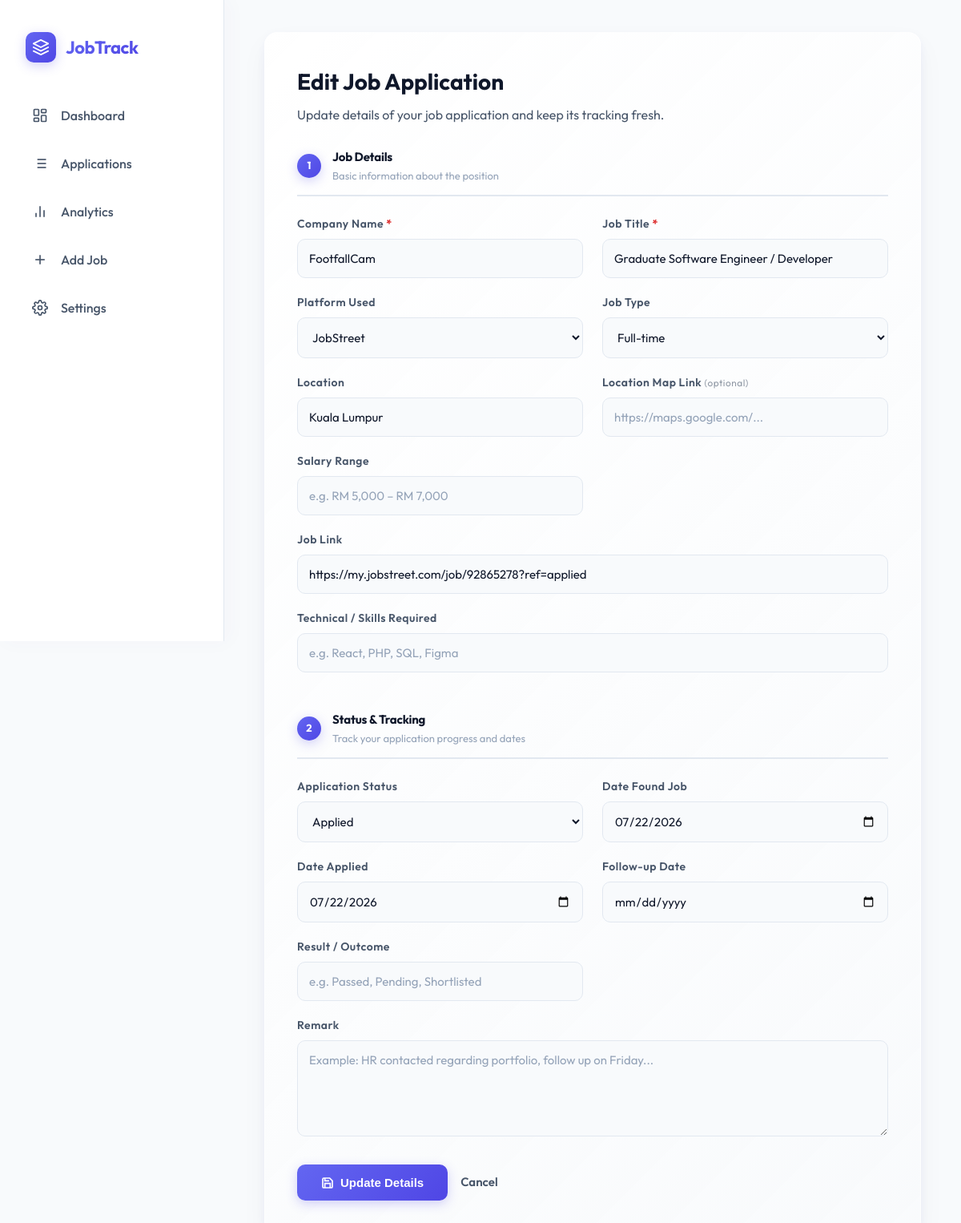
The app's page /app/edit.php?id=283&back=index.php? with its own data.
### tables this page shows
CREATE TABLE applications (
            id INTEGER PRIMARY KEY AUTOINCREMENT,
            job_title TEXT NOT NULL,
            company TEXT NOT NULL,
            platform TEXT,
            date_applied TEXT,
            status TEXT DEFAULT 'Applied',
            notes TEXT,
            created_at DATETIME DEFAULT CURRENT_TIMESTAMP
        , date_found TEXT, job_type TEXT, location TEXT, salary_range TEXT, job_link TEXT, remark TEXT, follow_up_date TEXT, interview_date TEXT, result TEXT, technical_skills TEXT, assessment_status TEXT DEFAULT 'None', assessment_type TEXT, assessment_deadline TEXT, assessment_link TEXT, assessment_notes TEXT, interview_location TEXT, assessment_platform TEXT, location_link TEXT, interview_location_link TEXT);

### app/edit.php (the view, shortened to what this page needs)
<?php
include 'db.php';
$id = isset($_GET['id']) ? (int)$_GET['id'] : 0;
$back = 'index.php';
if (isset($_GET['back'])) {
    $parsed = parse_url($_GET['back']);
    if (empty($parsed['host']) && (strpos($parsed['path'], 'index.php') !== false || empty($parsed['path']))) {
        $back = $_GET['back'];
    }
}
$stmt = $pdo->prepare("SELECT * FROM applications WHERE id = ?");
$stmt->execute([$id]);
$app = $stmt->fetch(PDO::FETCH_ASSOC);
$platform_options = ['JobStreet', 'LinkedIn', 'Website', 'MyFutureJobs'];
$platform_select_val = '';
if (!empty($app['platform'])) {
    if (in_array($app['platform'], $platform_options)) {
        $platform_select_val = $app['platform'];
    } else {
        $platform_select_val = 'Other';
        $platform_other_val = $app['platform'];
        $show_other = true;
    }
}
?>
<!DOCTYPE html>
<html lang="en">
<head>
    <link rel="stylesheet" href="style.css?v=1.2.0">
</head>
<body>
    <div class="layout">
        <aside class="sidebar">
            <div class="sidebar-logo">
                <div class="sidebar-logo-icon">
                    <svg viewBox="0 0 24 24">
                        <path d="M12 2L2 7l10 5 10-5-10-5zM2 17l10 5 10-5M2 12l10 5 10-5" stroke="white" stroke-width="2" stroke-linecap="round" stroke-linejoin="round" fill="none"/>
                    </svg>
                </div>
                <h2>JobTrack</h2>
            </div>
            <ul class="sidebar-menu">
                <li class="sidebar-menu-item">
                    <a href="index.php?view=dashboard">
                        <svg viewBox="0 0 24 24"><rect x="3" y="3" width="7" height="9" rx="1"></rect><rect x="14" y="3" width="7" height="5" rx="1"></rect><rect x="14" y="12" width="7" height="9" rx="1"></rect><rect x="3" y="16" width="7" height="5" rx="1"></rect></svg>
                        Dashboard
                    </a>
                </li>
                <li class="sidebar-menu-item">
                    <a href="index.php?view=applications">
                        <svg viewBox="0 0 24 24"><line x1="8" y1="6" x2="21" y2="6"></line><line x1="8" y1="12" x2="21" y2="12"></line><line x1="8" y1="18" x2="21" y2="18"></line><line x1="3" y1="6" x2="3.01" y2="6"></line><line x1="3" y1="12" x2="3.01" y2="12"></line><line x1="3" y1="18" x2="3.01" y2="18"></line></svg>
                        Applications
                    </a>
                </li>
                <li class="sidebar-menu-item">
                    <a href="index.php?view=analytics">
                        <svg viewBox="0 0 24 24"><line x1="18" y1="20" x2="18" y2="10"></line><line x1="12" y1="20" x2="12" y2="4"></line><line x1="6" y1="20" x2="6" y2="14"></line></svg>
                        Analytics
                    </a>
                </li>
                <li class="sidebar-menu-item">
                    <a href="add.php">
                        <svg viewBox="0 0 24 24"><line x1="12" y1="5" x2="12" y2="19"></line><line x1="5" y1="12" x2="19" y2="12"></line></svg>
                        Add Job
                    </a>
                </li>
                <li class="sidebar-menu-item">
                    <a href="settings.php">
                        Settings
                    </a>
                </li>
            </ul>
        </aside>
        <main class="main">
            <div class="form-container">
                <h1>Edit Job Application</h1>
                <p class="muted">Update details of your job application and keep its tracking fresh.</p>
                <form method="POST" action="edit.php?id=<?= $id ?>&back=<?= urlencode($back) ?>">
                    <div class="form-grid">
                        <div class="form-section-header">
                            <span class="form-section-number">1</span>
                            <div>
                                <div class="form-section-title">Job Details</div>
                                <div class="form-section-subtitle">Basic information about the position</div>
                            </div>
                        </div>
                        <div class="form-group">
                            <label>Company Name <span class="required-star">*</span></label>
                            <input type="text" name="company" required value="<?= htmlspecialchars($app['company']) ?>" placeholder="e.g. Google, Stripe, Canva">
                        </div>
                        <div class="form-group">
                            <label>Job Title <span class="required-star">*</span></label>
                            <input type="text" name="job_title" required value="<?= htmlspecialchars($app['job_title']) ?>" placeholder="e.g. Senior Software Engineer">
                        </div>
                        <div class="form-group">
                            <label>Platform Used</label>
                            <select name="platform_select" id="platform_select" onchange="togglePlatformOther(this)">
                                <?php foreach ($platform_options as $option): ?>
                                    <option value="<?= $option ?>" <?= $platform_select_val === $option ? 'selected' : '' ?>><?= $option ?></option>
                                <?php endforeach; ?>
                            </select>
                        </div>
                        <div class="form-group">
                            <label>Job Type</label>
                            <select name="job_type">
                                <?php
                                $types = ['Full-time', 'Part-time', 'Internship', 'Contract', 'Remote', 'Hybrid'];
                                foreach ($types as $type): ?>
                                    <option <?= $app['job_type'] === $type ? 'selected' : '' ?>><?= $type ?></option>
                                <?php endforeach; ?>
                            </select>
                        </div>
                        <div class="form-group">
                            <label>Location</label>
                            <input type="text" name="location" value="<?= htmlspecialchars($app['location'] ?: '') ?>" placeholder="e.g. Kuala Lumpur, Remote">
                        </div>
                        <div class="form-group">
                            <label>Location Map Link <span style="font-weight:400;opacity:.6;font-size:.85em;">(optional)</span></label>
                            <input type="url" name="location_link" value="<?= htmlspecialchars($app['location_link'] ?? '') ?>" placeholder="https://maps.google.com/...">
                        </div>
                        <div class="form-group">
                            <label>Salary Range</label>
                            <input type="text" name="salary_range" value="<?= htmlspecialchars($app['salary_range'] ?: '') ?>" placeholder="e.g. RM 5,000 – RM 7,000">
                        </div>
                        <div class="form-group full-width">
                            <label>Job Link</label>
                            <input type="url" name="job_link" value="<?= htmlspecialchars($app['job_link'] ?: '') ?>" placeholder="https://...">
                        </div>
                        <div class="form-group full-width">
                            <label>Technical / Skills Required</label>
                            <input type="text" name="technical_skills" value="<?= htmlspecialchars($app['technical_skills'] ?: '') ?>" placeholder="e.g. React, PHP, SQL, Figma">
                        </div>
                        <div class="form-section-header">
                            <span class="form-section-number">2</span>
                            <div>
                                <div class="form-section-title">Status &amp; Tracking</div>
                                <div class="form-section-subtitle">Track your application progress and dates</div>
                            </div>
                        </div>
                        <div class="form-group">
                            <label>Application Status</label>
                            <select name="status" id="app_status" onchange="toggleStatusFields()">
                                <?php
                                $statuses = ['Applied', 'Pending', 'Viewed Application', 'Interview', 'Assessment', 'Rejected', 'Offered', 'Expired', 'Unlikely to Progress Further'];
                                foreach ($statuses as $stat): ?>
                                    <option <?= $app['status'] === $stat ? 'selected' : '' ?>><?= $stat ?></option>
                                <?php endforeach; ?>
                            </select>
                        </div>
                        <div class="form-group">
                            <label>Date Found Job</label>
                            <input type="date" name="date_found" value="<?= htmlspecialchars($app['date_found'] ?: '') ?>">
                        </div>
                        <div class="form-group">
                            <label>Date Applied</label>
                            <input type="date" name="date_applied" value="<?= htmlspecialchars($app['date_applied'] ?: '') ?>">
                        </div>
                        <div class="form-group">
                            <label>Follow-up Date</label>
                            <input type="date" name="follow_up_date" value="<?= htmlspecialchars($app['follow_up_date'] ?: '') ?>">
                        </div>
                        <div class="form-group">
                            <label>Result / Outcome</label>
                            <input type="text" name="result" value="<?= htmlspecialchars($app['result'] ?: '') ?>" placeholder="e.g. Passed, Pending, Shortlisted">
                        </div>
                        <div class="form-group full-width">
                            <label>Remark</label>
                            <textarea name="remark" placeholder="Example: HR contacted regarding portfolio, follow up on Friday..."><?= htmlspecialchars($app['remark'] ?: '') ?></textarea>
                        </div>
                    </div>
                    <div class="form-actions">
                        <button type="submit" class="btn">
                            <svg viewBox="0 0 24 24" width="16" height="16" fill="none" stroke="currentColor" stroke-width="2.5"><path d="M19 21H5a2 2 0 0 1-2-2V5a2 2 0 0 1 2-2h11l5 5v11a2 2 0 0 1-2 2z"/><polyline points="17 21 17 13 7 13 7 21"/><polyline points="7 3 7 8 15 8"/></svg>
                            Update Details
                        </button>
                        <a href="<?= htmlspecialchars($back) ?>" class="back">Cancel</a>
                    </div>
                </form>
            </div>
        </main>
    </div>
</body>
</html>

### records on screen
applications: company "FootfallCam", job_title "Graduate Software Engineer / Developer", platform_select "JobStreet", job_type "Full-time", location "Kuala Lumpur", job_link "https://my.jobstreet.com/job/92865278?ref=applied", status "Applied", date_found "07/22/2026", date_applied "07/22/2026"
